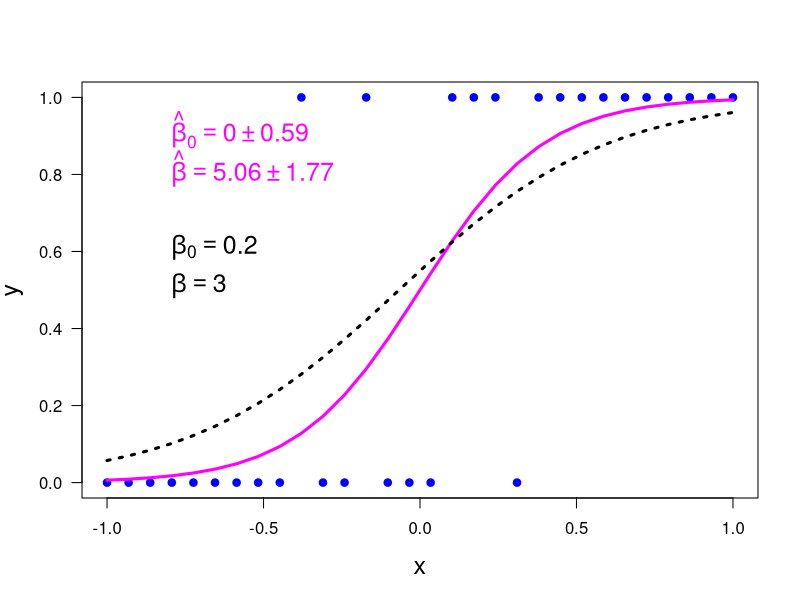

This figure's R source:
print('file: R_LogisticRegr30n220322.R')
# Logistic regression: small sample size, n=30
# generate artificial data set
# logit(p) = ln(p/(1-p)) = beta0 + beta*x = eta
# -> p = 1/(1+exp(-eta))
beta0 = 0.2; beta = 3; xmin = -1; xmax = 1
n = 30         # sample size
dx = (xmax-xmin)/(n-1); x = round(seq(xmin,xmax,dx),3)
logitp = beta0+beta*x
p = 1/(1+exp(-logitp))
set.seed(1953) # set seed for random number generators
y = numeric(n)
for(k in 1:n) y[k] = rbinom(1,1,prob=p[k])
out1 = glm(y ~ x,family=binomial(link='logit'))
out2 = summary(out1)
b0 = out2$coefficients[1]  # estimate of beta0
b  = out2$coefficients[2]  # estimate of beta
ub0 = out2$coefficients[3] # uncertainty of b0
ub  = out2$coefficients[4] # uncertainty of b
etaest = b0+b*x
muest = 1/(1+exp(-etaest))
# png('LogResDataFit160930.png',width=16,height=16,units='cm',res=300)
plot(x,y,type='p',lwd=4,col='blue',xlab='x',ylab='y',las=1,cex=0.6,cex.lab=1.5)
lines(x,muest,col='magenta',lwd=3)
beta0 = 0.2; beta = 3;
eta = beta0+beta*x
mu = 1/(1+exp(-eta))
lines(x,mu,col='black',lwd=3,lty=3)
b0r = round(b0,2); ub0r = round(ub0,2); br = round(b,2); ubr = round(ub,2)
text(-0.85,0.9,bquote(~hat(beta)[0] == .(b0r) %+-% .(ub0r)),col='magenta',pos=4,cex=1.5)
text(-0.85,0.8,bquote(~hat(beta) == .(br) %+-% .(ubr)),col='magenta',pos=4,cex=1.5)
text(-0.85,0.6,bquote(~beta[0] == .(beta0)),col='black',pos=4,cex=1.5)
text(-0.85,0.5,bquote(~beta == .(beta)),col='black',pos=4,cex=1.5)
# dev.off()